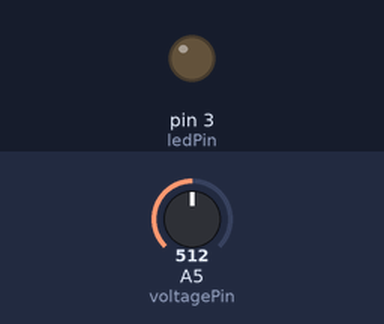
Bench run of a sketch on a simulated Arduino Uno, built with avr-gcc and run on an emulated ATmega328P. On the bench: output pins drawn as LEDs (lit = HIGH). Dashed ring = blinking. The inputs (shaded band) are chosen by the test bench; at power-on: A5 (voltagePin) = 512.

Above: at 1.2 s.
1.3 s: A5 (voltagePin) set to 960
At 1.3 s:
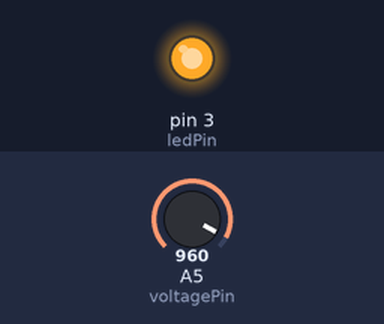
2.8 s: A5 (voltagePin) set to 937
At 3.1 s:
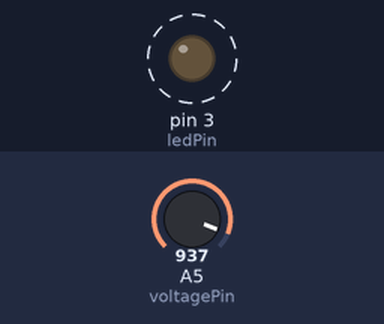
Timing chart, 0 to 11.8 s (numbered marks = the images above; inputs shaded):
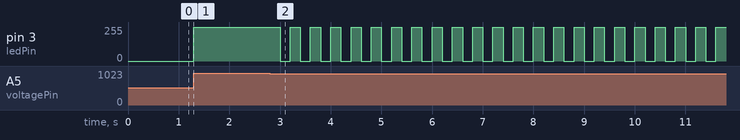

The sketch:

cat_startup_HW.ino
```cpp
//declare global variables
int voltagePin;
int reading;
int ledPin;
int state;
int brightness;
boolean increaseBrightness;
boolean stateChange;

void setup() {
  //initialize variables
  state = 0;
  ledPin = 3;
  voltagePin = 5;
  reading = 0;
  increaseBrightness = true;
  stateChange = false;
}

void loop() {
  stateChange = false;
  //gets a reading for what the voltage is from the bend sensor
  reading = analogRead(voltagePin);
  //this section of code determines which state to be in depending
  //on the voltage reading
  //if the reading is less than 850 then we are in state 0
  if(reading < 850)
  {
    state = 0;
  }
  //if the reading is between 850 and 950 then we are in state 1
  else if(reading>850 && reading<950){
    //this sets the stateCHange variable to true so that we only
    //preform the action in this state once while in the state
    if(state != 1)
    {
      stateChange = true;
    }
    state = 1;
  }
  //otherwise we must be in state 2
  else{
    state = 2;
  }

//this next section of code determines what to do depending on the state we are in
    if(state == 0)
  {
    //when in state 0, turn the led on with a specific brightness
    analogWrite(3, brightness);
    //wait for 5ms
    delay(5);
    //increases the brightness till it gets to 255
    if(increaseBrightness == true)
    {
      if(brightness == 255)
      {
        //sets boolean to no longer increase brightness
        increaseBrightness = false;
      }
      else
      {
        //increment the brightness value
        brightness++;
      }
    }
    else
    {
      //decrease the brightness till it reaches 0
      if(brightness == 0)
      {
        increaseBrightness = true;
      }
      else
      {
        //decrements the brightness
        brightness --;
      }
    }
  }
  //preformed only if coming from a different state into state 1
  else if(state = 1 && stateChange == true)
  {
    //blinks the light 3 times
    for(int i=0; i<3; i++)
    {
      analogWrite(3,255);
      delay(200);
      analogWrite(3, 0);
      delay(200);
    }
  }
  //sets the brightness lower if in state 2
  else if(state == 2)
  {
    analogWrite(3, 100);
  }

}
```

Measured:
- the behaviour switches between 950 and 949 on A5 (voltagePin) (found by bisection; images 1 and 2)
- after the input at 1.3 s, pin 3 (ledPin): stays 253/255 (without the input it goes to 255/255 after 0.01 s)
- after the input at 2.8 s, pin 3 (ledPin): alternates 255/255 for 0.20 s and 0/255 for 0.20 s, starting at once
